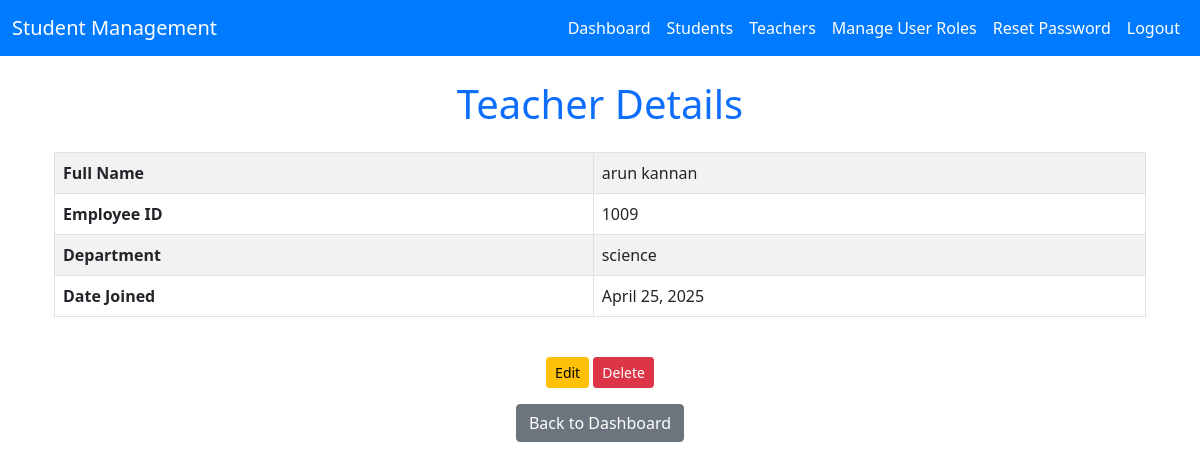
Page /adminpanel/teachers/2/ (signed in) on the committed database.
### teachers/models.py (models this page shows, shortened)
class Teacher(models.Model):
    user = models.OneToOneField(CustomUser, on_delete=models.CASCADE)
    employee_id = models.CharField(max_length=20, unique=True)
    department = models.CharField(max_length=100)
    date_joined = models.DateField(auto_now_add=True)

### authentication/models.py (models this page shows, shortened)
class CustomUser(AbstractBaseUser, PermissionsMixin):
    email = models.EmailField(unique=True)
    first_name = models.CharField(max_length=50)
    last_name = models.CharField(max_length=50)
    date_joined = models.DateTimeField(auto_now_add=True)
    ROLE_CHOICES = [
        ('student', 'Student'),
        ('teacher', 'Teacher'),
        ('admin', 'Admin'),
    ]
    role = models.CharField(max_length=10, choices=ROLE_CHOICES, default='student')
    is_active = models.BooleanField(default=False)
    is_staff = models.BooleanField(default=False)
    objects = CustomUserManager()
    USERNAME_FIELD = 'email'
    REQUIRED_FIELDS = [ 'first_name', 'last_name']  # Ensure 'username' is a required field for superuser creation

### adminpanel/views.py (the view)
# urls.py: path('teachers/<int:teacher_id>/', views.teacher_detail, name='teacher_detail'),
@login_required
@user_passes_test(is_admin)
def teacher_detail(request, teacher_id):
    teacher = get_object_or_404(Teacher, pk=teacher_id)  # Get a specific teacher by ID
    return render(request, 'adminpanel/teacher_detail.html', {'teacher': teacher})

### adminpanel/views.py (called while the page is built)
def is_admin(user):
    return user.is_authenticated and user.role == 'admin'

### templates/adminpanel/teacher_detail.html (shortened to what this page needs)
{% extends "home/base.html" %}
{% block content %}
<h1 class="text-center text-primary mb-4">Teacher Details</h1>
<div class="container">
    <div class="row">
        <div class="col-md-12">
            <table class="table table-bordered table-striped table-lg">
                <tr>
                    <th>Full Name</th>
                    <td>{{ teacher.user.first_name }} {{ teacher.user.last_name }}</td>
                </tr>
                <tr>
                    <th>Employee ID</th>
                    <td>{{ teacher.employee_id }}</td>
                </tr>
                <tr>
                    <th>Department</th>
                    <td>{{ teacher.department }}</td>
                </tr>
                <tr>
                    <th>Date Joined</th>
                    <td>{{ teacher.date_joined }}</td>
                </tr>
            </table>
        </div>
    </div>
    <div class="text-center mt-4">
        <a href="{% url 'teacher_update' teacher.pk %}" class="btn btn-warning btn-sm">Edit</a>
        <a href="{% url 'teacher_delete' teacher.pk %}" class="btn btn-danger btn-sm" onclick="return confirm('Are you sure you want to delete this teacher?')">Delete</a>
    </div>
    <div class="text-center mt-3">
        <a href="{% url 'admin_dashboard' %}" class="btn btn-secondary">Back to Dashboard</a>
    </div>
</div>
{% endblock content %}

### rows in the picture
Teacher: user.first_name "arun", user.last_name "kannan", employee_id "1009", department "science", date_joined "April 25, 2025"
